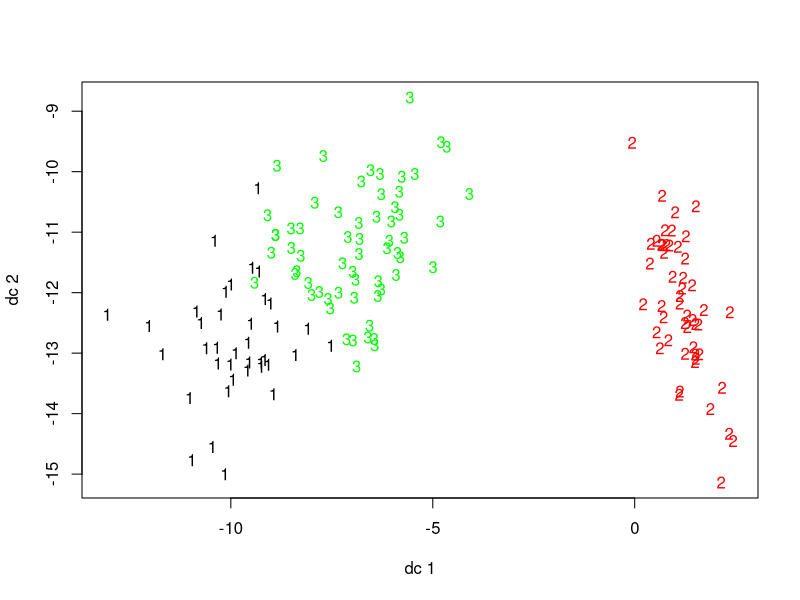
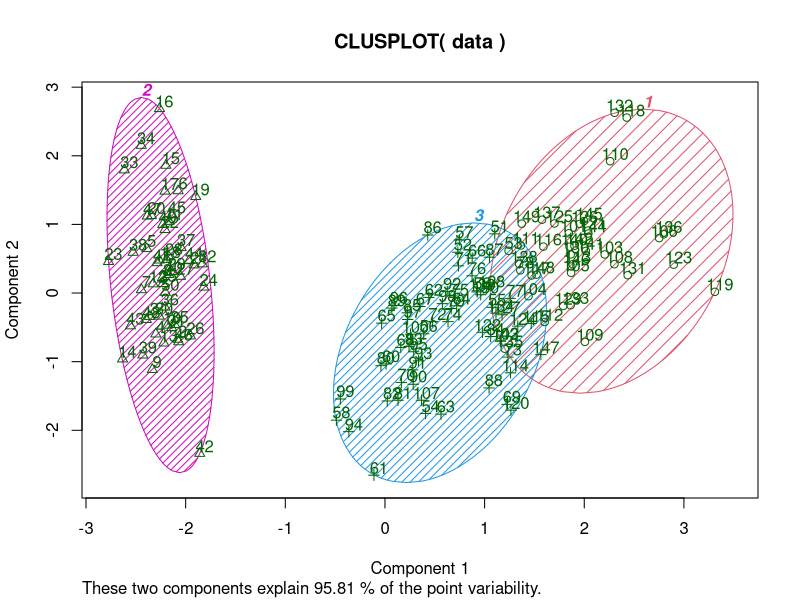
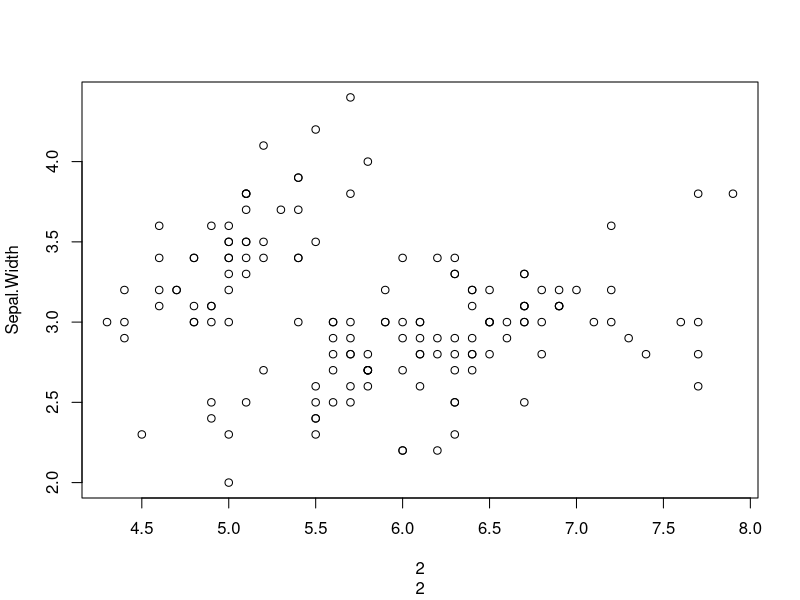
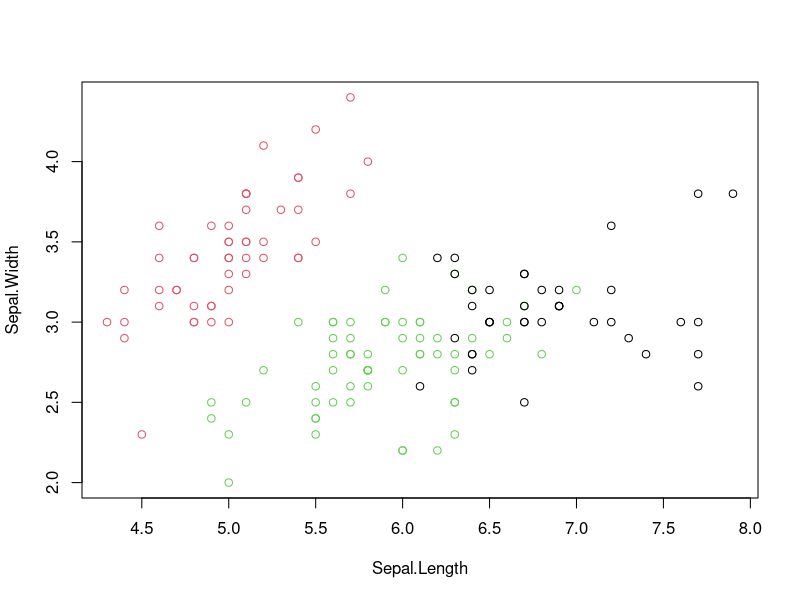
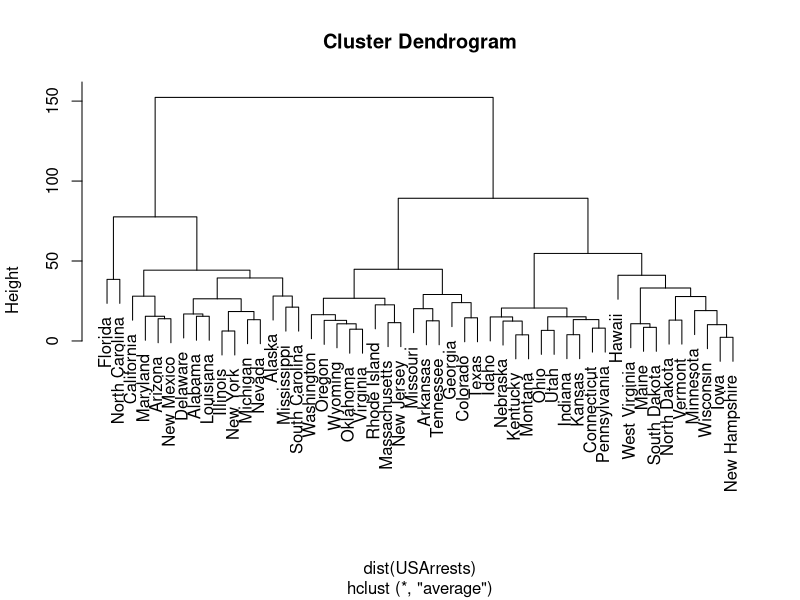

Reproduce these figures in R, in order.
## ---- chunk 1
#install.packages("cluster")
library("cluster")

#install.packages("fpc")
library(fpc)

## ---- chunk 2
data<-iris[,-5]
str(data)
## ---- chunk 3
sum(is.na(data))
## ---- chunk 4
cluster<-kmeans(x = data,centers = 3)

plotcluster(data,cluster$cluster)
## ---- chunk 5
clusplot(data, cluster$cluster, color=TRUE, shade=TRUE,labels=2, lines=0)

## ---- chunk 6
plot(data[1:2],cluster$cluster)
## ---- chunk 7
y=iris$Species
table(y,cluster$cluster)

## ---- chunk 8
plot(data[c("Sepal.Length", "Sepal.Width")], col=cluster$cluster)
## ---- chunk 9
plot( hclust(dist(USArrests), "ave") )
